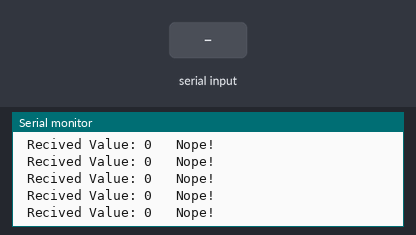
The sketch below on a simulated Arduino Uno, built with avr-gcc and run on an emulated ATmega328P. Shown: the last lines printed to the serial monitor. Inputs (shaded band) come from the test bench.

Above: at 1.2 s.
1.3 s: "1\n" received over Serial
At 2.2 s:
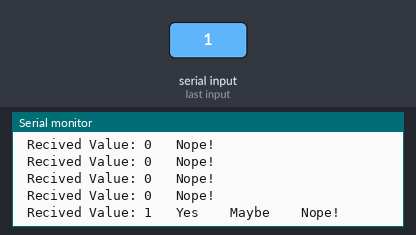
2.8 s: "2\n" received over Serial
At 3.7 s:
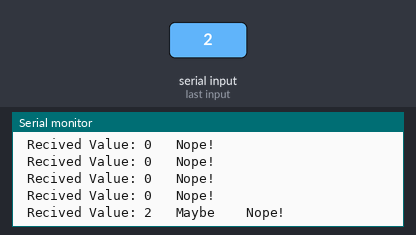

The sketch:

Switch_function.ino
```cpp
/* This is a practice Code.
   This code uses the switch - case function to coose whitch subrutien to start running.
   The Switch - case function recives a Serial input value to case value.
*/

int value = 0; // set values you need to zero

void setup() { Serial.begin(9600);    // start serial at 9600 baud

}

void loop() {

  if(Serial.available()) {value = Serial.parseInt(); }   // Parse an Integer from Serial

 Serial.print(" Recived Value: "), Serial.print(value); // Print Value from serial input


 switch(value) { case 1:  Case_1();
                 case 2:  Case_2();
                 default: Serial.println(" \tNope!"); }

 delay(100);


}

// --------------------------------------------------------------------------------------------------------
// ===== Subrutiens =======================================================================================
// --------------------------------------------------------------------------------------------------------

void Case_1() { Serial.print(" \tYes ");}

void Case_2() { Serial.print(" \tMaybe ");}
```

Measured:
- after the input at 1.3 s, the serial monitor: prints a new line at once (image 1)
- after the input at 2.8 s, the serial monitor: prints a new line at once (image 2)
